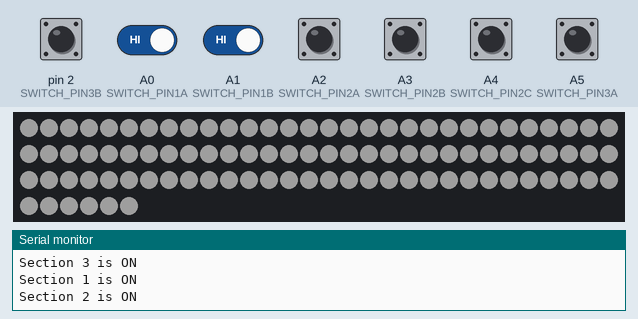
Recording of a sketch running on a simulated Arduino Uno, built for the host (arithmetic inside an expression is 32-bit, double 64-bit). Shown: 96 RGB LEDs in strip order, left to right, continuing on the next row, the last lines printed to the serial monitor. Inputs (shaded band) come from the test bench; at power-on: A0 (SWITCH_PIN1A), A1 (SWITCH_PIN1B), A2 (SWITCH_PIN2A), A3 (SWITCH_PIN2B), A4 (SWITCH_PIN2C), A5 (SWITCH_PIN3A), pin 2 (SWITCH_PIN3B) HIGH. Dim RGB values are drawn brighter than linear.

Above: at 5.3 s.
5.4 s: A0 (SWITCH_PIN1A) driven LOW and A1 (SWITCH_PIN1B) driven LOW
At 6.6 s:
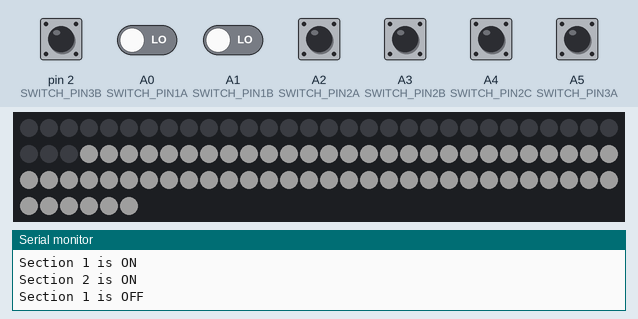
7.0 s: A0 (SWITCH_PIN1A) driven HIGH
At 8.4 s:
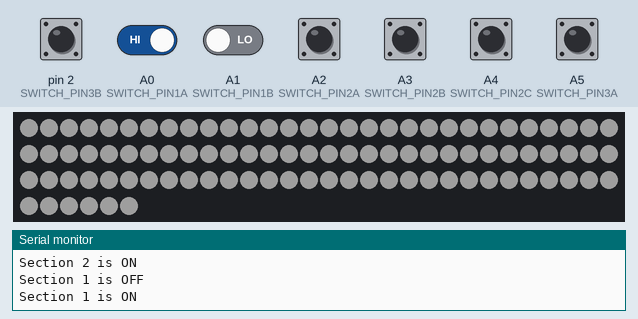
8.6 s: A0 (SWITCH_PIN1A) driven LOW
At 10.2 s:
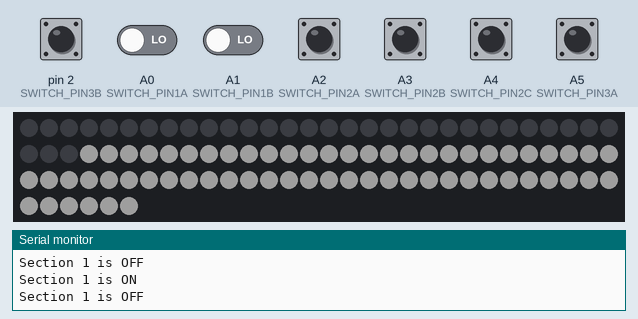
10.8 s: A1 (SWITCH_PIN1B) driven HIGH
At 12.5 s:
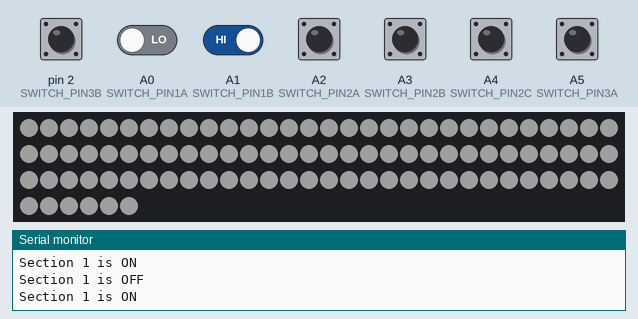
Timing chart, 0 to 14.0 s (numbered marks = the images above; inputs shaded):
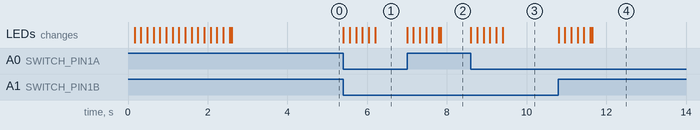

Measured:
- after the input at 5.4 s, the LEDs: first change at once (image 1 shows a later state)
- after the input at 7.0 s, the LEDs: first change at once (image 2 shows a later state)
- after the input at 8.6 s, the LEDs: first change at once (image 3 shows a later state)
- after the input at 10.8 s, the LEDs: first change at once (image 4 shows a later state)

The sketch:

bedroom_unit_sketch.ino
```cpp
#include <FastLED.h>

#define LED_PIN         6    // Digital pin connected to the LED strip
#define NUM_LEDS        96   // Total number of LEDs (3 sections * 32 LEDs)
#define LEDS_PER_SECTION 32  // Number of LEDs in each section
#define BRIGHTNESS      30   // 30% of maximum brightness

CRGB leds[NUM_LEDS];

#define SWITCH_PIN1A  A0   // Pin connected to the first limit switch in section 1
#define SWITCH_PIN1B  A1   // Pin connected to the second limit switch in section 1

#define SWITCH_PIN2A  A2   // Pin connected to the first limit switch in section 2
#define SWITCH_PIN2B  A3   // Pin connected to the second limit switch in section 2
#define SWITCH_PIN2C  A4   // Pin connected to the third limit switch in section 2

#define SWITCH_PIN3A  A5   // Pin connected to the first limit switch in section 3
#define SWITCH_PIN3B  2   // Pin connected to the second limit switch in section 3

bool switchOpen1A = true;  // Assume first switch in section 1 is open initially
bool switchOpen1B = true;  // Assume second switch in section 1 is open initially

bool switchOpen2A = true;  // Assume first switch in section 2 is open initially
bool switchOpen2B = true;  // Assume second switch in section 2 is open initially
bool switchOpen2C = true;  // Assume third switch in section 2 is open initially

bool switchOpen3A = true;  // Assume first switch in section 3 is open initially
bool switchOpen3B = true;  // Assume second switch in section 3 is open initially

bool section1On = false; // Tracks whether section 1 is on
bool section2On = false; // Tracks whether section 2 is on
bool section3On = false; // Tracks whether section 3 is on

void setup() {
  Serial.begin(9600);  // Initialize serial communication
  FastLED.addLeds<WS2812B, LED_PIN, GRB>(leds, NUM_LEDS);
  FastLED.setBrightness(BRIGHTNESS);
  FastLED.show();  // Initialize all LEDs to 'off'

  pinMode(SWITCH_PIN1A, INPUT_PULLUP);  // Set the first limit switch in section 1 as input with pull-up resistor
  pinMode(SWITCH_PIN1B, INPUT_PULLUP);  // Set the second limit switch in section 1 as input with pull-up resistor

  pinMode(SWITCH_PIN2A, INPUT_PULLUP);  // Set the first limit switch in section 2 as input with pull-up resistor
  pinMode(SWITCH_PIN2B, INPUT_PULLUP);  // Set the second limit switch in section 2 as input with pull-up resistor
  pinMode(SWITCH_PIN2C, INPUT_PULLUP);  // Set the third limit switch in section 2 as input with pull-up resistor

  pinMode(SWITCH_PIN3A, INPUT_PULLUP);  // Set the first limit switch in section 3 as input with pull-up resistor
  pinMode(SWITCH_PIN3B, INPUT_PULLUP);  // Set the second limit switch in section 3 as input with pull-up resistor
}

void loop() {
  switchOpen1A = digitalRead(SWITCH_PIN1A) == HIGH;
  switchOpen1B = digitalRead(SWITCH_PIN1B) == HIGH;

  switchOpen2A = digitalRead(SWITCH_PIN2A) == HIGH;
  switchOpen2B = digitalRead(SWITCH_PIN2B) == HIGH;
  switchOpen2C = digitalRead(SWITCH_PIN2C) == HIGH;

  switchOpen3A = digitalRead(SWITCH_PIN3A) == HIGH;
  switchOpen3B = digitalRead(SWITCH_PIN3B) == HIGH;

  // Control Section 1
  if (switchOpen1A || switchOpen1B) {
    if (!section1On) {
      slowFillFromCenter(CRGB::White, LEDS_PER_SECTION, 50, 0, LEDS_PER_SECTION);
      section1On = true;
      Serial.println("Section 1 is ON");
    }
  } else {
    if (section1On) {
      slowFillFromOutside(CRGB::Black, LEDS_PER_SECTION, 50, 0, LEDS_PER_SECTION);
      section1On = false;
      Serial.println("Section 1 is OFF");
    }
  }

  // Control Section 2
  if (switchOpen2A || switchOpen2B || switchOpen2C) {
    if (!section2On) {
      slowFillFromCenter(CRGB::White, LEDS_PER_SECTION, 50, LEDS_PER_SECTION, LEDS_PER_SECTION * 2);
      section2On = true;
      Serial.println("Section 2 is ON");
    }
  } else {
    if (section2On) {
      slowFillFromOutside(CRGB::Black, LEDS_PER_SECTION, 50, LEDS_PER_SECTION, LEDS_PER_SECTION * 2);
      section2On = false;
      Serial.println("Section 2 is OFF");
    }
  }

  // Control Section 3
  if (switchOpen3A || switchOpen3B) {
    if (!section3On) {
      slowFillFromCenter(CRGB::White, LEDS_PER_SECTION, 50, LEDS_PER_SECTION * 2, LEDS_PER_SECTION * 3);
      section3On = true;
      Serial.println("Section 3 is ON");
    }
  } else {
    if (section3On) {
      slowFillFromOutside(CRGB::Black, LEDS_PER_SECTION, 50, LEDS_PER_SECTION * 2, LEDS_PER_SECTION * 3);
      section3On = false;
      Serial.println("Section 3 is OFF");
    }
  }
}

void slowFillFromCenter(CRGB color, int numLEDs, int delayTime, int startLED, int endLED) {
  int middleLED = numLEDs / 2;

  for (int i = 0; i <= middleLED; i++) {
    leds[startLED + middleLED - i] = color;
    leds[endLED - middleLED + i] = color;
    FastLED.show();
    delay(delayTime);
  }
}

void slowFillFromOutside(CRGB color, int numLEDs, int delayTime, int startLED, int endLED) {
  int middleLED = numLEDs / 2;

  for (int i = 0; i <= middleLED; i++) {
    leds[startLED + i] = color;
    leds[endLED - i] = color;
    leds[middleLED] = color;
    FastLED.show();
    delay(delayTime);
  }
}
```
